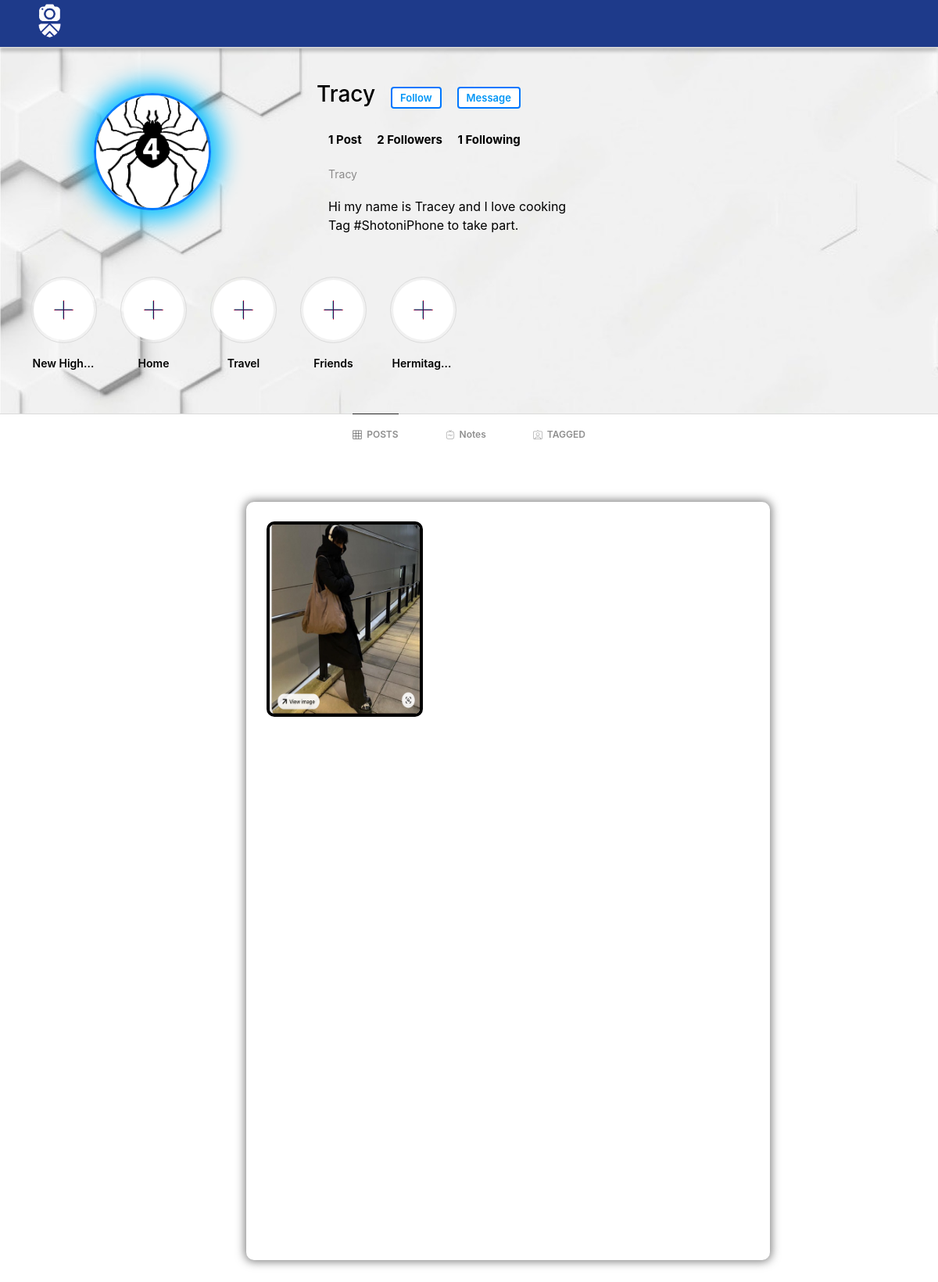
The app's page /profile/Tracy (signed in) with its own data.
### main/models.py (models this page shows, shortened)
class Profile(models.Model):
    user = models.OneToOneField(User, on_delete=models.CASCADE)
    id_user = models.IntegerField()
    bio = models.TextField(blank=True)
    profileimg = models.ImageField(upload_to='profile_images', default='blank-profile-picture.png')
    location = models.CharField(max_length=100, blank=True)

class Post(models.Model):
    id = models.UUIDField(primary_key=True, default=uuid.uuid4)
    user = models.CharField(max_length=100)
    image = models.ImageField(upload_to='post_images')
    caption = models.TextField()
    created_at = models.DateTimeField(default=datetime.now)
    num_of_likes = models.IntegerField(default=0)

### main/views.py (the view)
# urls.py: path('profile/<str:pk>', views.profile, name='profile'),
@login_required(login_url='login_or_register')
def profile(request, pk):
    user_object = User.objects.get(username=pk)
    user_profile = Profile.objects.get(user=user_object)
    user_posts = Post.objects.filter(user=pk)
    user_post_length = len(user_posts)
    other_user_id = user_profile.user.id
    follower = request.user.username
    user = pk
    if FollowersCount.objects.filter(follower=follower, user=user).first():
        button_text = 'Unfollow'
    else:
        button_text = 'Follow'
    user_followers = len(FollowersCount.objects.filter(user=pk))
    user_following = len(FollowersCount.objects.filter(follower=pk))
    context = {
        'user_object': user_object,
        'user_profile': user_profile,
        'user_posts': user_posts,
        'user_post_length': user_post_length,
        'button_text' : button_text,
        'user_followers': user_followers,
        'user_following': user_following,
        'other_user_id': other_user_id,  # Pass other_user_id to the context
    }
    return render(request, 'profile.html', context)

### templates/profile.html (shortened to what this page needs)
{% load static %}
<!DOCTYPE html>
<html lang="en">
<head>
	<link rel="stylesheet" href="{% static 'css/main.min.css' %}">
	<link rel="stylesheet" href="{% static 'css/style.css' %}">
	<link rel="stylesheet" href="{% static 'css/color.css' %}">
	<link rel="stylesheet" href="{% static 'css/responsive.css' %}">
	<link rel="stylesheet" href="{% static 'css/Profile.css' %}">
</head>
<body style="background-color: #ffffff;">
	<div class="theme-layout">
		<nav>
			<div class="mock">
				<div class="fixed" style="background:rgb(30 58 138);">
					<div class="nav-content">
						<span style="color: rgb(255, 255, 255); font-size: 27px; margin-right: 60px;"><a
								href="/"><b><img style="width: 70px; height: 70px; margin-left: 30px;"
										src="{% static 'assets/images/icon.png' %}" /></b></a></span>
					</div>
				</div>
			</div>
		</nav>
		<section style="background-image: url('/static/assets/images/HOMEBG.jpeg');">
			<header>
				<form action="/follow" method="POST">
					<div class="header-wrap">
						<div class="profile-pic ">
							<img src="{{user_profile.profileimg.url}}" alt="profile-logo" style="margin-top: 120px;" />
						</div>
						<div class="profile-info " style="margin-top: 50px; color: black;">
							<div class="title row">
								<h3>{{user_profile.user.username}}</h3>
								<span class="verfied-icon add-btn"></span>
								{% if user_object.username == user.username %}
								<a class="menu-item" href="/settings" data-ripple="">
									<span><i class="fa fa-cog" style="font-size:40px; margin-left: 10px;"></i></span>
								</a>
								{% else %}
								<a data-ripple=""><button type="submit" class="text-black rounded-md"
										style="  background-color: #ffffff; border: 2px solid #0077ff; ">{{button_text}}</button></a>
								{% endif %}
				</form>
				{% if user_object.username == user.username %}
				<p>.</p>
				{% else %}
				<form id="createThreadForm" action="{% url 'create_thread_api' %}" method="post">
					<button type="submit"
						style="  background-color: #ffffff; border: 2px solid #0077ff; ">Message</button>
				</form>
				{% endif %}
	</div>
	<div class="desktop-only">
		{% if user_post_length == 0 %}
		<span style="color: black; font-size: 15px;  margin-right: 15px"><b>No Post</b></span>
		{% elif user_post_length == 1 %}
		<span style="color: black; font-size: 15px;  margin-right: 15px"><b>{{user_post_length}} Post</b></span>
		{% else %}
		<span style="color: black; font-size:15px; margin-right: 15px;"><b>{{user_post_length}} Posts</b></span>
		{% endif %}
		<span style="color: black; font-size: 15px; margin-right: 15px;"><b>{{user_followers}} Followers</b></span>
		<span style="color: black; font-size: 15px; margin-right: 15px;"><b>{{user_following}} Following</b></span>
		<span>
			<p>{{user_profile.user.username}}</p>
			{{user_profile.bio}}
			<br />
		</span>
		Tag <a>#ShotoniPhone</a> to take part.
	</div>
	<ul class="stories">
		<li class="story-item">
			<div class="image">
				<img src="{% static 'assets/images/Story.jpg' %}" />
			</div>
			<div class="title" style="color:black;">New Highlight</div>
		</li>
		<li class="story-item">
			<div class="image">
				<img src="{% static 'assets/images/Story.jpg' %}" />
			</div>
			<div class="title" style="color:black;">Home</div>
		</li>
		<li class="story-item">
			<div class="image">
				<img src="{% static 'assets/images/Story.jpg' %}" />
			</div>
			<div class="title" style="color:black;">Travel</div>
		</li>
		<li class="story-item">
			<div class="image">
				<img src="{% static 'assets/images/Story.jpg' %}" />
			</div>
			<div class="title" style="color:black;">Friends</div>
		</li>
		<li class="story-item">
			<div class="image">
				<img src="{% static 'assets/images/Story.jpg' %}" />
			</div>
			<div class="title" style="color:black;">Hermitage 🎨</div>
		</li>
	</ul>
	<section>
		<div class="desktop-only">
			<div class="tabs">
				<div class="tab-item active" style="margin-right: 60px;">
					<span>POSTS</span>
				</div>
				<div class="tab-item" style="margin-right: 60px;">
					<span>Notes</span>
				</div>
				<div class="tab-item">
					<span>TAGGED</span>
				</div>
			</div>
		</div>
	</section>
	<section>
		<div class="gap ">
			<div class="container-fluid">
				<div class="row">
					<div class="col-lg-12">
						<div class="row" id="page-contents">
							<div class="col-lg-3">
								<aside class="sidebar static">
								</aside>
							</div>
							<div class="col-lg-7">
								<div class="central-meta">
									<ul class="photos">
										{% for post in user_posts %}
										<li>
											<a class="strip" href="{{post.image.url}}" title=""
												data-strip-group="mygroup" data-strip-group-options="loop: false">
												<img src="{{post.image.url}}"
													style="height: 250px; width: 300px; border: 4px solid black;  border-radius: 10px;"
													alt=""></a>
										</li>
										{% endfor %}
									</ul>
								</div>
							</div>
						</div>
					</div>
				</div>
			</div>
		</div>
	</section>
</body>
</html>

### static/css/color.css (style rules this page uses)
svg { stroke: #fff; }
#nprogress .bar, .timeline-info > ul li a::before, .add-btn > a, .activitiez > li::before, form button, .colla-apps > li a:hover, a.underline:before, .setting-row input:checked + label, .user-avatar:hover .edit-phto, .error-meta > a, .color-bg, .add-butn, .nav.nav-tabs.likes-btn > li a.active, a.dislike-btn, .drop > a:hover, .btn-view.btn-load-more:hover, .accordion .card h5 button[aria-expanded="true"], .chat-head, .f-page > figure em, .inbox-panel-head > ul > li > a, .nav-tabs--left .nav-link.active, .nav-tabs--left .nav-link.active:hover, footer .widget-title h4::before, #topcontrol, .sidebar .widget-title::before, .f-title::before, .g-post-classic > figure > i::after, .purify > a, .help-list > a:hover, .open-position::before, .info > a, .category-box:hover, .category-box.selected, a.main-btn, .section-heading::before, .getquot-baner, .more-branches > h4::before, .is-helpful > a, .cart-optionz > li > a:hover, .paginationz > li a:hover, .paginationz > li a.active, .shopping-cart, a.btn2:hover, .form-submit > input[type="submit"], button.submit-checkout, .delete-cart:hover, .proceed .button, .amount-area .update-cart, a.addnewforum, .apply-bttons > a { background: orange; }

### static/css/responsive.css (style rules this page uses)
@media screen and (max-width: 1281px) and (min-width: 1024px) { .photos > li { min-width: 32.2%; width: 32.2%; } }

### static/css/Profile.css (style rules this page uses)
body { font-family: -apple-system, BlinkMacSystemFont, "Segoe UI", Roboto, Helvetica, Arial, sans-serif; }
button { all: unset; font-weight: 600; font-size: 14px; color: #0095f6; -webkit-text-fill-color: #0095f6; line-height: 18px; padding: 5px 9px; border-radius: 4px; }
.verfied-icon { display: inline-block; background-image: url("/images/icons.png"); background-position: -194px -351px; background-size: 440px 411px; width: 18px; height: 18px; }
nav .nav-content { max-width: 100%; height: 60px; display: flex; justify-content: space-between; align-items: center; }
nav .mock { height: 54px; }
nav .fixed { position: fixed; top: 0; width: 100%; background: rgb(5, 13, 177); border-bottom: 1px solid hsl(0, 0%, 86%); z-index: 1; box-shadow: 0 5px 4px 0 rgba(0,0,0,.2); }
header { margin-bottom: 44px; }
.header-wrap { display: grid; grid-template-columns: 1fr 2fr; column-gap: 30px; }
.header-wrap .profile-pic { height: 160px; display: flex; justify-content: center; align-items: center; }
.header-wrap .profile-pic img { width: 150px; height: 150px; border-radius: 1000px; border: 3px solid hsl(211, 100%, 50%); box-shadow: 0px 0px 30px 12px rgb(0, 191, 255); }
.profile-info .title span { margin-left: 8px; }
.profile-info .title button { margin-left: 20px; }
.profile-info .title { display: flex; align-items: center; }
.profile-info .row { margin-bottom: 20px; }
.story-item .image { padding: 3px; border-radius: 1000px; border: 1px solid hsl(0, 0%, 86%); }
.story-item .image img { border-radius: 1000px; width: 77px; height: 77px; display: block; }
.story-item .title { padding-top: 15px; font-size: 14px; font-weight: 600; text-align: center; white-space: nowrap; width: 80px; overflow: hidden; text-overflow: ellipsis; }
.story-item { display: flex; flex-direction: column; align-items: center; padding: 10px 15px; }
.stories { display: flex; justify-content: start; padding: 0 24px; overflow-x: scroll; position: relative; margin-bottom: 44px; }
.tab-item span { font-size: 12px; font-weight: 600; color: hsl(0, 0%, 56%); margin-left: 6px; }
.tab-item { display: flex; align-items: center; height: 52px; }
.tab-item.active { border-top: 1px solid hsl(0, 0%, 15%); margin-top: -1px; color: hsl(0, 0%, 15%); }
.tabs { border-top: 1px solid hsl(0, 0%, 86%); display: flex; justify-content: center; }

### records on screen
Profile: profileimg (picture), user.username "Tracy", bio "Hi my name is Tracey and I love cooking"
Post: image (picture)

### other values on screen
{{ button_text }} "Follow"
{{ user_post_length }} "1"
{{ user_followers }} "2"
{{ user_following }} "1"
